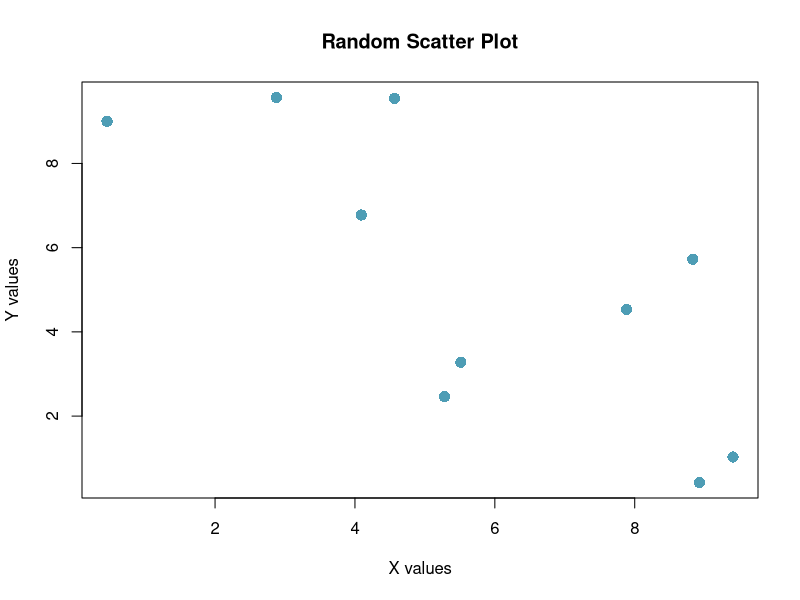
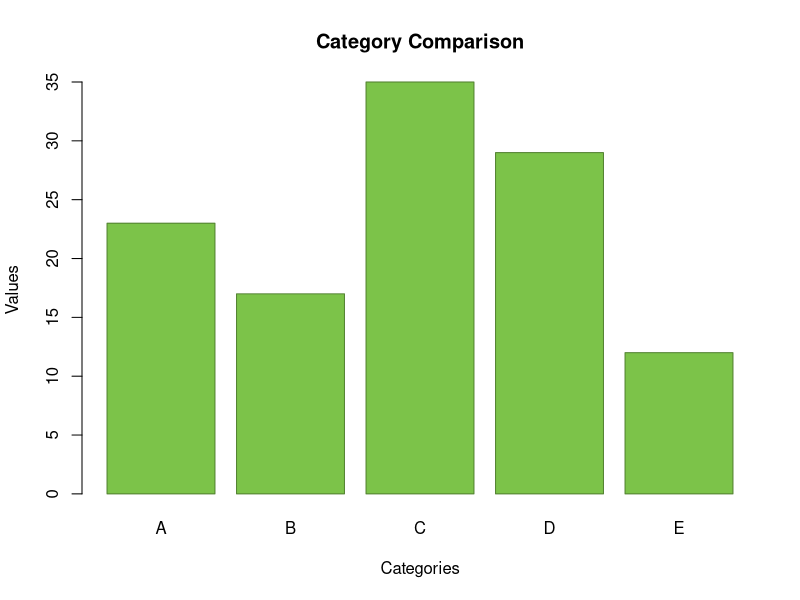
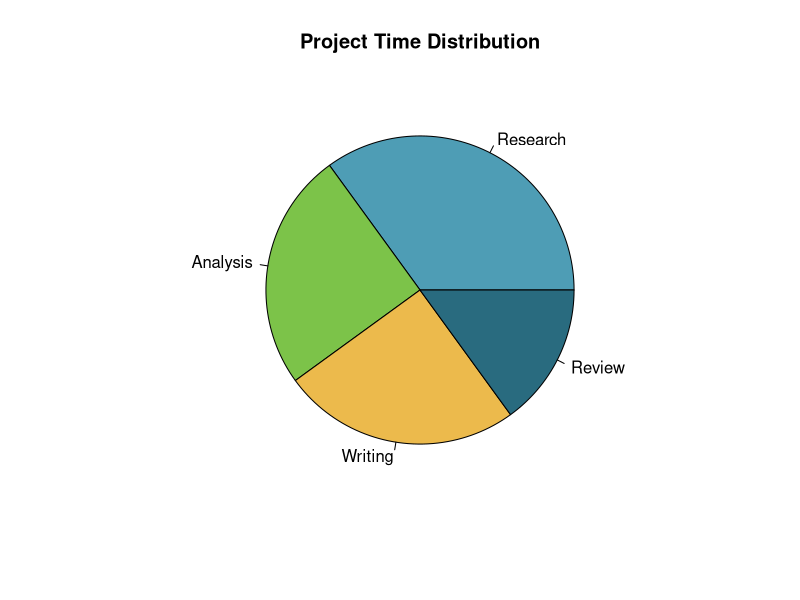
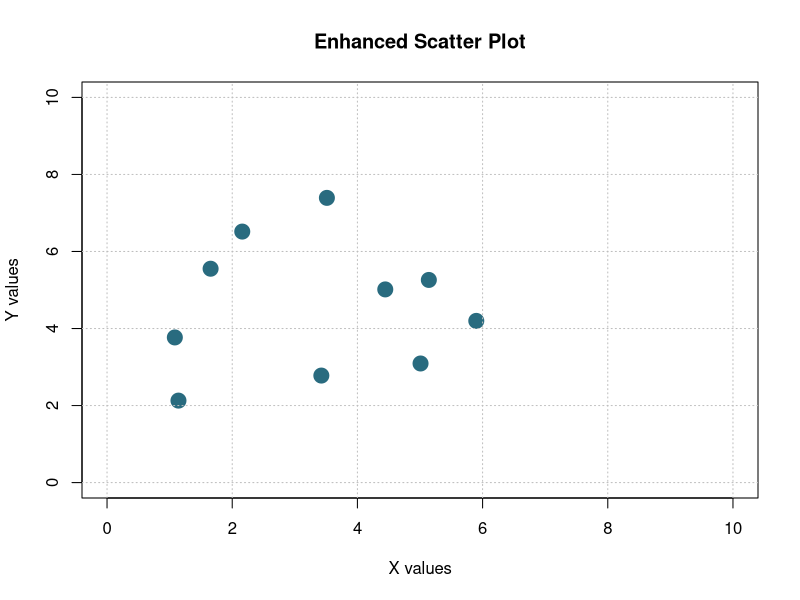
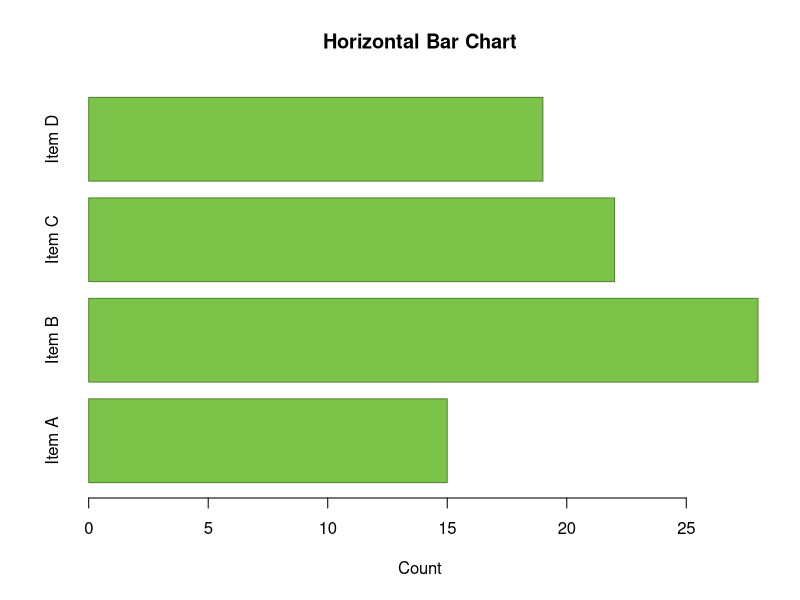
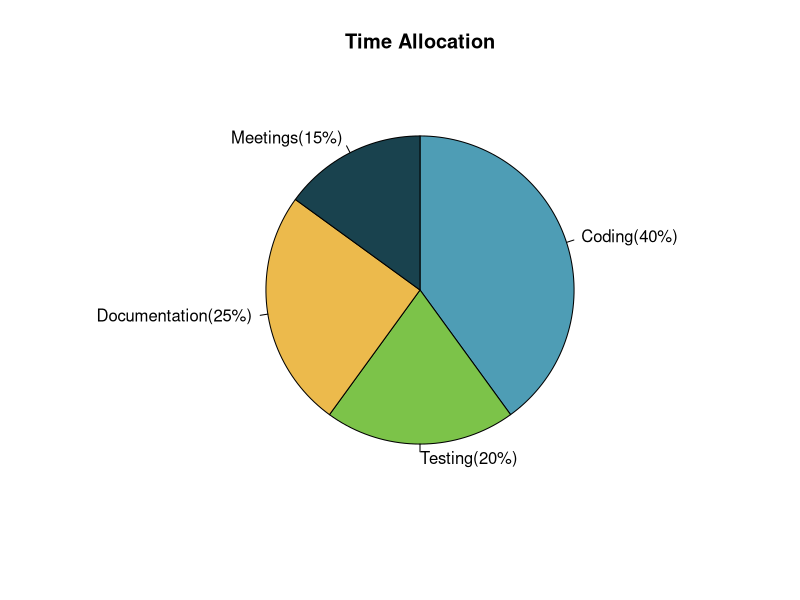
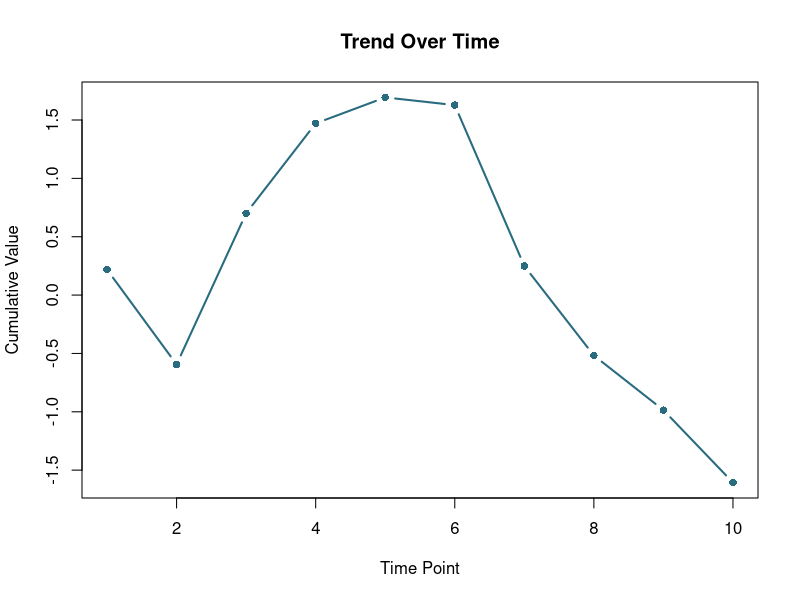
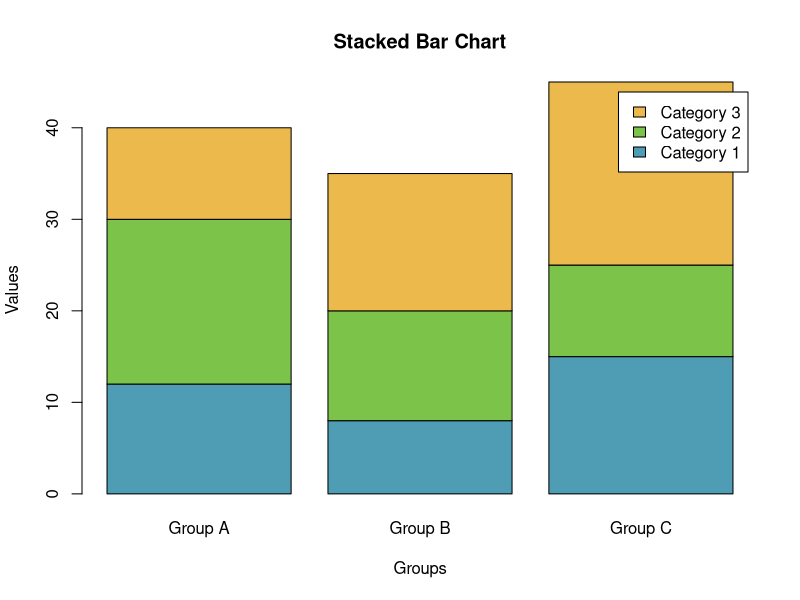

The R script that drew these images, in order:
## ---- chunk 1
cat('<span class="last-modified">📝 Last modified:', format(Sys.Date(), "%m-%d-%Y"), '</span>')
## ---- chunk 2
# Generate random data
set.seed(123)
x <- runif(10, 0, 10)
y <- runif(10, 0, 10)

# Create scatter plot
plot(x, y, 
     pch = 16, 
     col = "#4e9db5", 
     cex = 1.5,
     main = "Random Scatter Plot",
     xlab = "X values", 
     ylab = "Y values")
## ---- chunk 3
# Sample data
categories <- c("A", "B", "C", "D", "E")
values <- c(23, 17, 35, 29, 12)

# Create bar plot
barplot(values, 
        names.arg = categories,
        col = "#7cc349",
        main = "Category Comparison",
        xlab = "Categories", 
        ylab = "Values",
        border = "#528230")
## ---- chunk 4
# Data for pie chart
labels <- c("Research", "Analysis", "Writing", "Review")
sizes <- c(35, 25, 25, 15)
colors <- c("#4e9db5", "#7cc349", "#ecba4c", "#296b7f")

# Create pie chart
pie(sizes, 
    labels = labels, 
    col = colors,
    main = "Project Time Distribution")
## ---- chunk 5
# Random data with grid
set.seed(789)
x <- runif(10, 1, 8)
y <- runif(10, 2, 9)

# Enhanced scatter plot
plot(x, y, 
     pch = 19, 
     col = "#296b7f", 
     cex = 2,
     main = "Enhanced Scatter Plot",
     xlab = "X values", 
     ylab = "Y values",
     xlim = c(0, 10),
     ylim = c(0, 10))
grid(col = "gray", lty = "dotted")
## ---- chunk 6
# Data for horizontal bars
items <- c("Item A", "Item B", "Item C", "Item D")
counts <- c(15, 28, 22, 19)

# Horizontal barplot
barplot(counts, 
        names.arg = items,
        horiz = TRUE,
        col = "#7cc349",
        main = "Horizontal Bar Chart",
        xlab = "Count",
        border = "#528230")
## ---- chunk 7
# Simple data
activity <- c("Coding", "Testing", "Documentation", "Meetings")
time <- c(40, 20, 25, 15)
colors <- c("#4e9db5", "#7cc349", "#ecba4c", "#19424e")

# Create pie chart
pie(time, 
    labels = paste(activity, "(", time, "%)", sep = ""), 
    col = colors,
    main = "Time Allocation",
    clockwise = TRUE)
## ---- chunk 8
# Time series style data
set.seed(999)
time <- 1:10
values <- cumsum(rnorm(10, 0.5, 1))

# Line plot with points
plot(time, values, 
     type = "b",
     pch = 16,
     col = "#296b7f",
     lwd = 2,
     main = "Trend Over Time",
     xlab = "Time Point",
     ylab = "Cumulative Value")
## ---- chunk 9
# Matrix for stacked bars
data_matrix <- matrix(c(12, 8, 15, 
                       18, 12, 10, 
                       10, 15, 20), 
                     nrow = 3, byrow = TRUE)
colnames(data_matrix) <- c("Group A", "Group B", "Group C")
rownames(data_matrix) <- c("Category 1", "Category 2", "Category 3")

# Stacked barplot
barplot(data_matrix, 
        col = c("#4e9db5", "#7cc349", "#ecba4c"),
        main = "Stacked Bar Chart",
        xlab = "Groups",
        ylab = "Values",
        legend.text = TRUE)
## ---- chunk 10
# Split plotting area for multiple pies
par(mfrow = c(1, 2))

# First pie
pie1 <- c(30, 70)
pie(pie1, 
    labels = c("Yes", "No"), 
    col = c("#7cc349", "#ecba4c"),
    main = "Survey A")

# Second pie  
pie2 <- c(45, 55)
pie(pie2, 
    labels = c("Pass", "Fail"), 
    col = c("#4e9db5", "#296b7f"),
    main = "Survey B")
